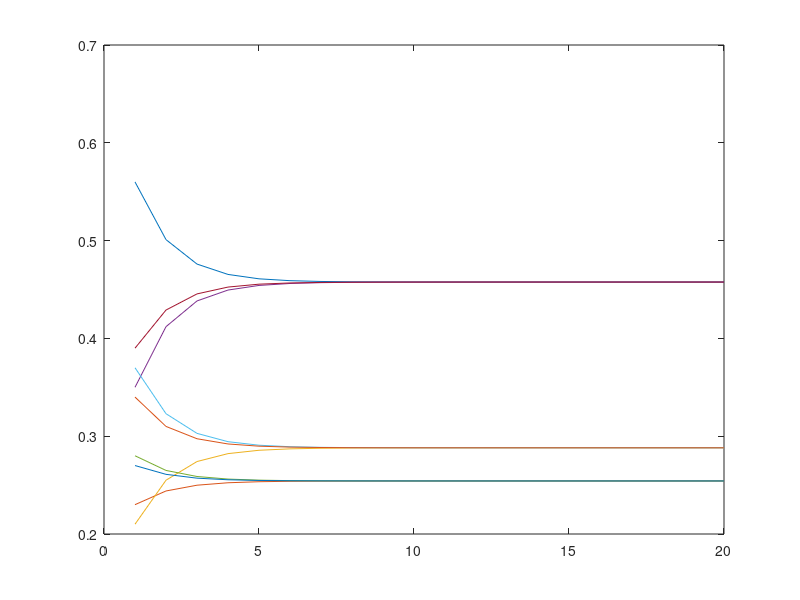

Write the MATLAB code that produced this figure.
TransitionMatrix = [0.7 0.2 0.3; 0.2 0.3 0.3; 0.1 0.5 0.4];

finalMatrix = zeros(9,20);
for i = 1:20
    m = TransitionMatrix^(i+1);
    finalMatrix(:,i) = m(:);
end
plot(finalMatrix');



